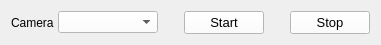
   <widget class="QWidget" name="layoutWidget">
    <property name="geometry">
     <rect>
      <x>0</x>
      <y>680</y>
      <width>381</width>
      <height>41</height>
     </rect>
    </property>
    <layout class="QHBoxLayout" name="horizontalLayout">
     <property name="spacing">
      <number>4</number>
     </property>
     <item>
      <widget class="QLabel" name="label">
       <property name="text">
        <string>Camera</string>
       </property>
      </widget>
     </item>
     <item>
      <widget class="QComboBox" name="camlist">
       <property name="minimumSize">
        <size>
         <width>100</width>
         <height>0</height>
        </size>
       </property>
       <property name="maximumSize">
        <size>
         <width>100</width>
         <height>16777215</height>
        </size>
       </property>
       <property name="styleSheet">
        <string notr="true">background-color: rgb(255, 255, 255);</string>
       </property>
      </widget>
     </item>
     <item>
      <spacer name="horizontalSpacer_2">
       <property name="orientation">
        <enum>Qt::Horizontal</enum>
       </property>
       <property name="sizeHint" stdset="0">
        <size>
         <width>20</width>
         <height>20</height>
        </size>
       </property>
      </spacer>
     </item>
     <item>
      <widget class="QPushButton" name="btn_start">
       <property name="font">
        <font>
         <pointsize>10</pointsize>
        </font>
       </property>
       <property name="styleSheet">
        <string notr="true">background-color: rgb(255, 255, 255);</string>
       </property>
       <property name="text">
        <string>Start</string>
       </property>
       <property name="icon">
        <iconset>
         <normaloff>Icons/power_on.png</normaloff>Icons/power_on.png</iconset>
       </property>
      </widget>
     </item>
     <item>
      <spacer name="horizontalSpacer_8">
       <property name="orientation">
        <enum>Qt::Horizontal</enum>
       </property>
       <property name="sizeHint" stdset="0">
        <size>
         <width>20</width>
         <height>20</height>
        </size>
       </property>
      </spacer>
     </item>
     <item>
      <widget class="QPushButton" name="btn_stop">
       <property name="font">
        <font>
         <pointsize>10</pointsize>
        </font>
       </property>
       <property name="styleSheet">
        <string notr="true">background-color: rgb(255, 255, 255);</string>
       </property>
       <property name="text">
        <string>Stop</string>
       </property>
       <property name="icon">
        <iconset>
         <normaloff>Icons/power-off.png</normaloff>Icons/power-off.png</iconset>
       </property>
      </widget>
     </item>
    </layout>
   </widget>
